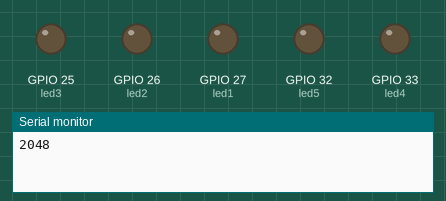
A sketch run on a simulated ESP32. Shown: output pins drawn as LEDs (lit = HIGH), the last lines printed to the serial monitor.

Above: at 1.1 s.
At 2.1 s:
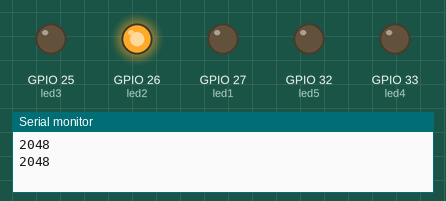
Timing chart, 0 to 3.6 s (numbered marks = the images above):
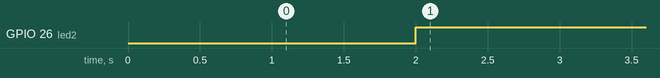

Measured:
- by itself, GPIO 26 (led2): LOW → HIGH at 2.0 s

The sketch:

sketch3.ino
```cpp
// Potentiometer is connected to GPIO 34 (Analog ADC1_CH6)
const int potPin = 34;
const int led1 = 27;
const int led2 = 26;
const int led3 = 25;
const int led4 = 33;
const int led5 = 32;
// variable for storing the potentiometer value
int potValue = 0;

void setup() {
  potValue = analogRead(potPin);
  Serial.begin(115200);
  delay(1000);

  pinMode(led1, OUTPUT);
  pinMode(led2, OUTPUT);
  pinMode(led3, OUTPUT);
  pinMode(led4, OUTPUT);
  pinMode(led5, OUTPUT);
}

void loop() {
  // Reading potentiometer value
  Serial.println(potValue);
  delay(1000);
  if(potValue < 1100 ){
    digitalWrite(led1, HIGH);
  } else if (1100 > potValue < 2100){
    digitalWrite(led1, LOW);
    digitalWrite(led2, HIGH);
  } else if (2100 > potValue < 3100){
    digitalWrite(led2, LOW);
    digitalWrite(led3, HIGH);
  } else if (3100 > potValue < 4100){
    digitalWrite(led3, LOW);
    digitalWrite(led4, HIGH);
  } else {
    digitalWrite(led4, LOW);
    digitalWrite(led5, HIGH);
  }
}
```
